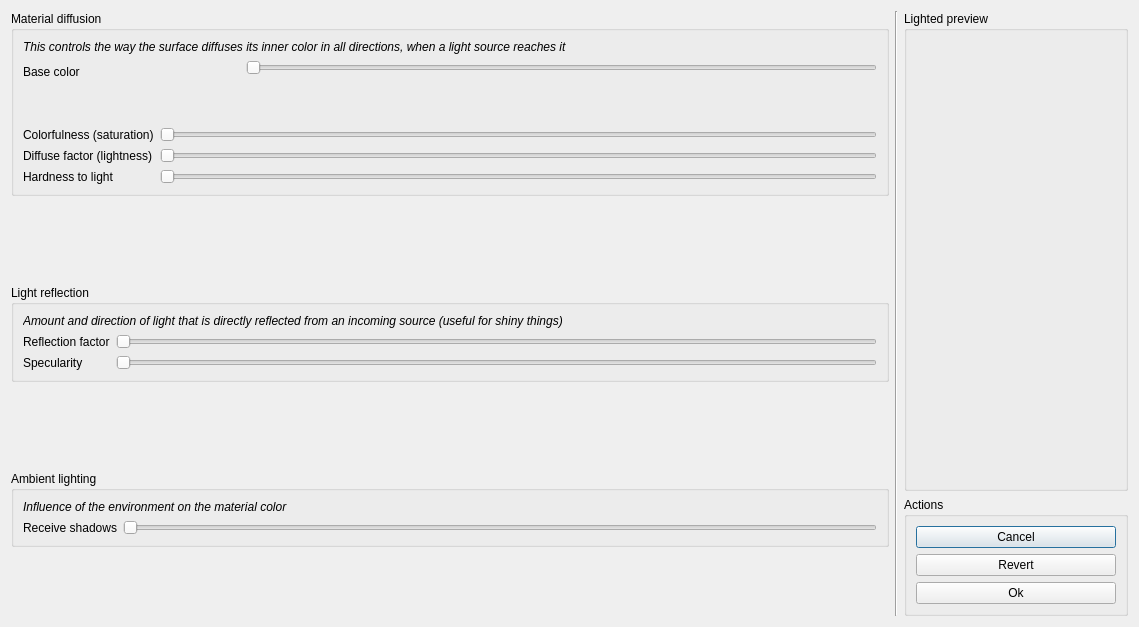
<?xml version="1.0" encoding="UTF-8"?>
<ui version="4.0">
 <class>DialogMaterialEditor</class>
 <widget class="QDialog" name="DialogMaterialEditor">
  <property name="windowModality">
   <enum>Qt::ApplicationModal</enum>
  </property>
  <property name="geometry">
   <rect>
    <x>0</x>
    <y>0</y>
    <width>1139</width>
    <height>627</height>
   </rect>
  </property>
  <property name="windowTitle">
   <string>Paysages 3D - Material editor</string>
  </property>
  <property name="modal">
   <bool>true</bool>
  </property>
  <layout class="QHBoxLayout" name="horizontalLayout">
   <item>
    <layout class="QVBoxLayout" name="verticalLayout_10">
     <property name="spacing">
      <number>20</number>
     </property>
     <item>
      <widget class="QGroupBox" name="groupBox_2">
       <property name="title">
        <string>Material diffusion</string>
       </property>
       <property name="flat">
        <bool>true</bool>
       </property>
       <layout class="QVBoxLayout" name="verticalLayout_9">
        <item>
         <widget class="QLabel" name="label">
          <property name="font">
           <font>
            <italic>true</italic>
           </font>
          </property>
          <property name="text">
           <string>This controls the way the surface diffuses its inner color in all directions, when a light source reaches it</string>
          </property>
         </widget>
        </item>
        <item>
         <layout class="QFormLayout" name="formLayout">
          <property name="fieldGrowthPolicy">
           <enum>QFormLayout::AllNonFixedFieldsGrow</enum>
          </property>
          <item row="0" column="0">
           <widget class="QLabel" name="baseColorLabel">
            <property name="text">
             <string>Base color</string>
            </property>
           </widget>
          </item>
          <item row="0" column="1">
           <layout class="QHBoxLayout" name="horizontalLayout_3">
            <item>
             <widget class="SmallPreviewColor" name="preview_color" native="true">
              <property name="minimumSize">
               <size>
                <width>80</width>
                <height>30</height>
               </size>
              </property>
             </widget>
            </item>
            <item>
             <layout class="QVBoxLayout" name="verticalLayout">
              <item>
               <widget class="WidgetSliderDecimal" name="slider_hue">
                <property name="orientation">
                 <enum>Qt::Horizontal</enum>
                </property>
               </widget>
              </item>
              <item>
               <widget class="SmallPreviewHues" name="widget_2" native="true">
                <property name="minimumSize">
                 <size>
                  <width>600</width>
                  <height>40</height>
                 </size>
                </property>
               </widget>
              </item>
             </layout>
            </item>
           </layout>
          </item>
          <item row="1" column="0">
           <widget class="QLabel" name="diffuseFactorLabel">
            <property name="text">
             <string>Colorfulness (saturation)</string>
            </property>
           </widget>
          </item>
          <item row="1" column="1">
           <widget class="WidgetSliderDecimal" name="slider_saturation">
            <property name="orientation">
             <enum>Qt::Horizontal</enum>
            </property>
           </widget>
          </item>
          <item row="2" column="0">
           <widget class="QLabel" name="diffuseFactorLabel_2">
            <property name="text">
             <string>Diffuse factor (lightness)</string>
            </property>
           </widget>
          </item>
          <item row="2" column="1">
           <widget class="WidgetSliderDecimal" name="slider_lightness">
            <property name="orientation">
             <enum>Qt::Horizontal</enum>
            </property>
           </widget>
          </item>
          <item row="3" column="0">
           <widget class="QLabel" name="hardnessToLightLabel">
            <property name="text">
             <string>Hardness to light</string>
            </property>
           </widget>
          </item>
          <item row="3" column="1">
           <widget class="WidgetSliderDecimal" name="slider_hardness">
            <property name="orientation">
             <enum>Qt::Horizontal</enum>
            </property>
           </widget>
          </item>
         </layout>
        </item>
       </layout>
      </widget>
     </item>
     <item>
      <spacer name="verticalSpacer_2">
       <property name="orientation">
        <enum>Qt::Vertical</enum>
       </property>
       <property name="sizeHint" stdset="0">
        <size>
         <width>20</width>
         <height>40</height>
        </size>
       </property>
      </spacer>
     </item>
     <item>
      <widget class="QGroupBox" name="groupBox_3">
       <property name="title">
        <string>Light reflection</string>
       </property>
       <property name="flat">
        <bool>true</bool>
       </property>
       <layout class="QVBoxLayout" name="verticalLayout_11">
        <item>
         <widget class="QLabel" name="label_2">
          <property name="font">
           <font>
            <italic>true</italic>
           </font>
          </property>
          <property name="text">
           <string>Amount and direction of light that is directly reflected from an incoming source (useful for shiny things)</string>
          </property>
         </widget>
        </item>
        <item>
         <layout class="QFormLayout" name="formLayout_2">
          <item row="0" column="0">
           <widget class="QLabel" name="reflectionFactorLabel">
            <property name="text">
             <string>Reflection factor</string>
            </property>
           </widget>
          </item>
          <item row="1" column="0">
           <widget class="QLabel" name="specularityLabel">
            <property name="text">
             <string>Specularity</string>
            </property>
           </widget>
          </item>
          <item row="0" column="1">
           <widget class="WidgetSliderDecimal" name="slider_reflection">
            <property name="orientation">
             <enum>Qt::Horizontal</enum>
            </property>
           </widget>
          </item>
          <item row="1" column="1">
           <widget class="WidgetSliderDecimal" name="slider_specularity">
            <property name="orientation">
             <enum>Qt::Horizontal</enum>
            </property>
           </widget>
          </item>
         </layout>
        </item>
       </layout>
      </widget>
     </item>
     <item>
      <spacer name="verticalSpacer_3">
       <property name="orientation">
        <enum>Qt::Vertical</enum>
       </property>
       <property name="sizeHint" stdset="0">
        <size>
         <width>20</width>
         <height>40</height>
        </size>
       </property>
      </spacer>
     </item>
     <item>
      <widget class="QGroupBox" name="groupBox_5">
       <property name="title">
        <string>Ambient lighting</string>
       </property>
       <property name="flat">
        <bool>true</bool>
       </property>
       <layout class="QVBoxLayout" name="verticalLayout_12">
        <item>
         <widget class="QLabel" name="label_3">
          <property name="font">
           <font>
            <italic>true</italic>
           </font>
          </property>
          <property name="text">
           <string>Influence of the environment on the material color</string>
          </property>
         </widget>
        </item>
        <item>
         <layout class="QFormLayout" name="formLayout_3">
          <item row="0" column="0">
           <widget class="QLabel" name="receiveShadowsLabel">
            <property name="text">
             <string>Receive shadows</string>
            </property>
           </widget>
          </item>
          <item row="0" column="1">
           <widget class="WidgetSliderDecimal" name="slider_receive_shadows">
            <property name="orientation">
             <enum>Qt::Horizontal</enum>
            </property>
           </widget>
          </item>
         </layout>
        </item>
       </layout>
      </widget>
     </item>
     <item>
      <spacer name="verticalSpacer_4">
       <property name="orientation">
        <enum>Qt::Vertical</enum>
       </property>
       <property name="sizeHint" stdset="0">
        <size>
         <width>20</width>
         <height>40</height>
        </size>
       </property>
      </spacer>
     </item>
    </layout>
   </item>
   <item>
    <widget class="Line" name="line">
     <property name="orientation">
      <enum>Qt::Vertical</enum>
     </property>
    </widget>
   </item>
   <item>
    <layout class="QVBoxLayout" name="verticalLayout_2">
     <item>
      <widget class="QGroupBox" name="groupBox">
       <property name="title">
        <string>Lighted preview</string>
       </property>
       <property name="flat">
        <bool>true</bool>
       </property>
       <layout class="QVBoxLayout" name="verticalLayout_4">
        <item>
         <widget class="BasePreview" name="preview_lighted" native="true">
          <property name="sizePolicy">
           <sizepolicy hsizetype="Fixed" vsizetype="Fixed">
            <horstretch>0</horstretch>
            <verstretch>0</verstretch>
           </sizepolicy>
          </property>
          <property name="minimumSize">
           <size>
            <width>200</width>
            <height>200</height>
           </size>
          </property>
          <property name="maximumSize">
           <size>
            <width>200</width>
            <height>200</height>
           </size>
          </property>
         </widget>
        </item>
        <item>
         <spacer name="verticalSpacer">
          <property name="orientation">
           <enum>Qt::Vertical</enum>
          </property>
          <property name="sizeHint" stdset="0">
           <size>
            <width>20</width>
            <height>40</height>
           </size>
          </property>
         </spacer>
        </item>
       </layout>
      </widget>
     </item>
     <item>
      <widget class="QGroupBox" name="groupBox_4">
       <property name="title">
        <string>Actions</string>
       </property>
       <property name="flat">
        <bool>true</bool>
       </property>
       <layout class="QVBoxLayout" name="verticalLayout_5">
        <item>
         <widget class="QPushButton" name="button_cancel">
          <property name="text">
           <string>Cancel</string>
          </property>
          <property name="icon">
           <iconset resource="../../../../data/ui_pictures.qrc">
            <normaloff>:/buttons/logo/images/cancel.png</normaloff>:/buttons/logo/images/cancel.png</iconset>
          </property>
         </widget>
        </item>
        <item>
         <widget class="QPushButton" name="button_revert">
          <property name="text">
           <string>Revert</string>
          </property>
          <property name="icon">
           <iconset resource="../../../../data/ui_pictures.qrc">
            <normaloff>:/buttons/logo/images/revert.png</normaloff>:/buttons/logo/images/revert.png</iconset>
          </property>
         </widget>
        </item>
        <item>
         <widget class="QPushButton" name="button_apply">
          <property name="text">
           <string>Ok</string>
          </property>
          <property name="icon">
           <iconset resource="../../../../data/ui_pictures.qrc">
            <normaloff>:/buttons/logo/images/apply.png</normaloff>:/buttons/logo/images/apply.png</iconset>
          </property>
         </widget>
        </item>
       </layout>
      </widget>
     </item>
    </layout>
   </item>
  </layout>
 </widget>
 <customwidgets>
  <customwidget>
   <class>BasePreview</class>
   <extends>QWidget</extends>
   <header>BasePreview.h</header>
   <container>1</container>
  </customwidget>
  <customwidget>
   <class>WidgetSliderDecimal</class>
   <extends>QSlider</extends>
   <header>common/widgetsliderdecimal.h</header>
  </customwidget>
  <customwidget>
   <class>SmallPreviewColor</class>
   <extends>QWidget</extends>
   <header>lighting/SmallPreviewColor.h</header>
   <container>1</container>
  </customwidget>
  <customwidget>
   <class>SmallPreviewHues</class>
   <extends>QWidget</extends>
   <header>lighting/SmallPreviewHues.h</header>
   <container>1</container>
  </customwidget>
 </customwidgets>
 <resources>
  <include location="../../../../data/ui_pictures.qrc"/>
 </resources>
 <connections/>
</ui>
